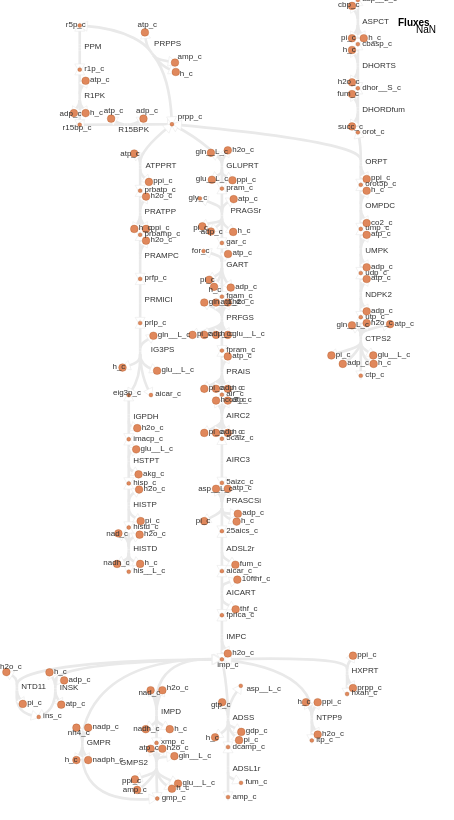

The specification (Vega-Lite) saved for this image:
### Vega specification from a JSON file in a GitHub repository (floating-point values rounded to 4 significant figures; data arrays with more than 128 entries replaced by an {"elided": "..."} marker saying what was removed)
{"$schema": "https://vega.github.io/schema/vega/v5.json", "width": 454.5, "height": 820, "padding": 0, "autosize": "none", "signals": [{"name": "mapMaxX", "value": 394.5}, {"name": "mapMaxY", "value": 800}, {"name": "legendWidth", "value": 40}, {"name": "legendPadding", "value": 20}, {"name": "signalHeight", "value": 20}, {"name": "signalPadding", "value": 0}, {"name": "metaboliteStrokeWidthData", "value": 0.2941}, {"name": "reactionStrokeWidthData", "value": 2.647}, {"name": "arrowHeadStrokeWidthData", "value": 0.147}, {"name": "metaboliteFill", "value": "#e0885c"}, {"name": "metaboliteStroke", "value": "#a34610"}, {"name": "metaboliteLightFill", "value": "#F0C4AE"}, {"name": "metaboliteLightStroke", "value": "#D1A388"}, {"name": "labelColor", "value": "#333333"}, {"name": "reverseArrowHeadStrokeColor", "value": "#E9E9E9"}, {"name": "reverseArrowHeadFillColor", "value": "#ffffff"}, {"name": "hiddenColor", "value": "#E9E9E9"}, {"name": "Metabolite_labels", "value": true, "bind": {"input": "checkbox"}}, {"name": "Reaction_labels", "value": true, "bind": {"input": "checkbox"}}, {"name": "mapMaxWidth", "update": "width - legendWidth - legendPadding"}, {"name": "mapMaxHeight", "update": "height - signalHeight - signalPadding"}, {"name": "mapSize", "update": "mapMaxX / mapMaxWidth >  mapMaxY / mapMaxHeight ? [mapMaxWidth, mapMaxWidth / mapMaxX * mapMaxY] : [mapMaxHeight / mapMaxY * mapMaxX, mapMaxHeight]"}, {"name": "mapWidth", "update": "mapSize[0]"}, {"name": "mapHeight", "update": "mapSize[1]"}, {"name": "mapX", "update": "(mapMaxWidth - mapWidth)/2"}, {"name": "mapY", "update": "(mapMaxHeight - mapHeight)/2"}, {"name": "xrange", "update": "[mapX, mapWidth + mapX]"}, {"name": "yrange", "update": "[mapY, mapHeight + mapY]"}, {"name": "down", "value": null, "on": [{"events": "touchend", "update": "null"}, {"events": "mousedown, touchstart", "update": "xy()"}]}, {"name": "xcur", "value": null, "on": [{"events": "mousedown, touchstart, touchend", "update": "slice(xdom)"}]}, {"name": "ycur", "value": null, "on": [{"events": "mousedown, touchstart, touchend", "update": "slice(ydom)"}]}, {"name": "delta", "value": [0, 0], "on": [{"events": [{"source": "window", "type": "mousemove", "consume": true, "between": [{"type": "mousedown"}, {"source": "window", "type": "mouseup"}]}, {"type": "touchmove", "consume": true, "filter": "event.touches.length === 1"}], "update": "down ? [down[0]-x(), down[1]-y()] : [0,0]"}]}, {"name": "anchor", "value": [0, 0], "on": [{"events": "wheel", "update": "[invert('positionXScale', x()), invert('positionYScale', y())]"}, {"events": {"type": "touchstart", "filter": "event.touches.length===2"}, "update": "[(xdom[0] + xdom[1]) / 2, (ydom[0] + ydom[1]) / 2]"}]}, {"name": "zoom", "value": 1, "on": [{"events": "wheel!", "force": true, "update": "pow(1.001, event.deltaY * pow(16, event.deltaMode))"}, {"events": {"signal": "dist2"}, "force": true, "update": "dist1 / dist2"}]}, {"name": "dist1", "value": 0, "on": [{"events": {"type": "touchstart", "filter": "event.touches.length===2"}, "update": "pinchDistance(event)"}, {"events": {"signal": "dist2"}, "update": "dist2"}]}, {"name": "dist2", "value": 0, "on": [{"events": {"type": "touchmove", "consume": true, "filter": "event.touches.length===2"}, "update": "pinchDistance(event)"}]}, {"name": "xdom", "update": "slice([0, mapMaxX])", "on": [{"events": {"signal": "delta"}, "update": "[xcur[0] + span(xcur) * delta[0] / mapWidth, xcur[1] + span(xcur) * delta[0] / mapWidth]"}, {"events": {"signal": "zoom"}, "update": "[anchor[0] + (xdom[0] - anchor[0]) * zoom, anchor[0] + (xdom[1] - anchor[0]) * zoom]"}]}, {"name": "ydom", "update": "slice([0, mapMaxY])", "on": [{"events": {"signal": "delta"}, "update": "[ycur[0] + span(ycur) * delta[1] / mapHeight, ycur[1] + span(ycur) * delta[1] / mapHeight]"}, {"events": {"signal": "zoom"}, "update": "[anchor[1] + (ydom[0] - anchor[1]) * zoom, anchor[1] + (ydom[1] - anchor[1]) * zoom]"}]}, {"name": "currentZoom", "update": "(xrange[1] - xrange[0]) / (xdom[1] - xdom[0])"}, {"name": "hover", "value": null, "on": [{"events": "*:mouseover", "update": "item().datum"}, {"events": "*:mouseout", "update": "null"}]}], "data": [{"name": "metabolites", "values": {"elided": "158 records"}}, {"name": "reactionSegmentCoordinates", "values": {"elided": "283 records"}}, {"name": "reactionArrowHeadCoordinates", "values": {"elided": "201 records"}}, {"name": "reactionLabels", "values": [{"id": "2076054", "biggId": "PPM", "x": 84.16, "y": 49.05, "reactionIds": [], "metaboliteIds": ["2076602", "2076598"], "relatedMetaboliteIds": []}, {"id": "2076055", "biggId": "R1PK", "x": 84.16, "y": 98.42, "reactionIds": [], "metaboliteIds": ["2076608", "2076607", "2076609", "2076598", "2076606"], "relatedMetaboliteIds": []}, {"id": "2076056", "biggId": "R15BPK", "x": 118.4, "y": 131.5, "reactionIds": [], "metaboliteIds": ["2076606", "2076615", "2076614", "2076613"], "relatedMetaboliteIds": []}, {"id": "2076057", "biggId": "PRPPS", "x": 154.0, "y": 46.19, "reactionIds": [], "metaboliteIds": ["2076619", "2076620", "2076622", "2076614", "2076602"], "relatedMetaboliteIds": []}, {"id": "2076058", "biggId": "ATPPRT", "x": 145.6, "y": 167.8, "reactionIds": [], "metaboliteIds": ["2076626", "2076628", "2076614", "2076627"], "relatedMetaboliteIds": []}, {"id": "2076059", "biggId": "PRATPP", "x": 144.6, "y": 214.2, "reactionIds": [], "metaboliteIds": ["2076635", "2076632", "2076628", "2076634", "2076633"], "relatedMetaboliteIds": []}, {"id": "2076060", "biggId": "PRAMPC", "x": 144.6, "y": 258.3, "reactionIds": [], "metaboliteIds": ["2076640", "2076633", "2076639"], "relatedMetaboliteIds": []}, {"id": "2076061", "biggId": "PRMICI", "x": 144.6, "y": 302.5, "reactionIds": [], "metaboliteIds": ["2076639", "2076644"], "relatedMetaboliteIds": []}, {"id": "2076062", "biggId": "IG3PS", "x": 150.9, "y": 351.8, "reactionIds": [], "metaboliteIds": ["2076650", "2076651", "2076644", "2076648", "2076652", "2076649"], "relatedMetaboliteIds": []}, {"id": "2076063", "biggId": "IGPDH", "x": 133.2, "y": 418.7, "reactionIds": [], "metaboliteIds": ["2076650", "2076657", "2076656"], "relatedMetaboliteIds": []}, {"id": "2076064", "biggId": "HSTPT", "x": 133.2, "y": 462.8, "reactionIds": [], "metaboliteIds": ["2076662", "2076661", "2076657", "2076663"], "relatedMetaboliteIds": []}, {"id": "2076065", "biggId": "HISTP", "x": 133.2, "y": 506.9, "reactionIds": [], "metaboliteIds": ["2076668", "2076661", "2076669", "2076667"], "relatedMetaboliteIds": []}, {"id": "2076066", "biggId": "HISTD", "x": 133.2, "y": 551.0, "reactionIds": [], "metaboliteIds": ["2076667", "2076674", "2076677", "2076673", "2076675", "2076676"], "relatedMetaboliteIds": []}, {"id": "2076067", "biggId": "GLUPRT", "x": 226.3, "y": 168.0, "reactionIds": [], "metaboliteIds": ["2076681", "2076683", "2076614", "2076685", "2076682", "2076684"], "relatedMetaboliteIds": []}, {"id": "2076068", "biggId": "PRAGSr", "x": 230.5, "y": 212.6, "reactionIds": [], "metaboliteIds": ["2076681", "2076692", "2076691", "2076689", "2076694", "2076690", "2076693"], "relatedMetaboliteIds": []}, {"id": "2076071", "biggId": "GART", "x": 226.3, "y": 266.5, "reactionIds": [], "metaboliteIds": ["2076715", "2076716", "2076692", "2076712", "2076714", "2076717", "2076713"], "relatedMetaboliteIds": []}, {"id": "2076072", "biggId": "PRFGS", "x": 226.3, "y": 320.2, "reactionIds": [], "metaboliteIds": ["2076721", "2076722", "2076727", "2076723", "2076726", "2076728", "2076714", "2076724", "2076725"], "relatedMetaboliteIds": []}, {"id": "2076073", "biggId": "PRAIS", "x": 226.3, "y": 374.1, "reactionIds": [], "metaboliteIds": ["2076732", "2076736", "2076733", "2076726", "2076735", "2076734"], "relatedMetaboliteIds": []}, {"id": "2076074", "biggId": "AIRC2", "x": 226.3, "y": 418.2, "reactionIds": [], "metaboliteIds": ["2076742", "2076733", "2076744", "2076745", "2076741", "2076740", "2076743"], "relatedMetaboliteIds": []}, {"id": "2076075", "biggId": "AIRC3", "x": 226.3, "y": 462.3, "reactionIds": [], "metaboliteIds": ["2076740", "2076749"], "relatedMetaboliteIds": []}, {"id": "2076076", "biggId": "PRASCSi", "x": 226.3, "y": 503.2, "reactionIds": [], "metaboliteIds": ["2076754", "2076755", "2076753", "2076757", "2076758", "2076756", "2076749"], "relatedMetaboliteIds": []}, {"id": "2076077", "biggId": "ADSL2r", "x": 226.3, "y": 550.5, "reactionIds": [], "metaboliteIds": ["2076755", "2076762", "2076763"], "relatedMetaboliteIds": []}, {"id": "2076078", "biggId": "AICART", "x": 226.3, "y": 594.7, "reactionIds": [], "metaboliteIds": ["2076767", "2076762", "2076769", "2076768"], "relatedMetaboliteIds": []}, {"id": "2076079", "biggId": "IMPC", "x": 226.3, "y": 638.8, "reactionIds": [], "metaboliteIds": ["2076767", "2076773", "2076774"], "relatedMetaboliteIds": []}, {"id": "2076080", "biggId": "ADSS", "x": 232.4, "y": 719.9, "reactionIds": [], "metaboliteIds": ["2076781", "2076774", "2076780", "2076783", "2076778", "2076782", "2076779"], "relatedMetaboliteIds": []}, {"id": "2076081", "biggId": "IMPD", "x": 160.9, "y": 714.5, "reactionIds": [], "metaboliteIds": ["2076790", "2076774", "2076791", "2076788", "2076789", "2076787"], "relatedMetaboliteIds": []}, {"id": "2076082", "biggId": "INSK", "x": 59.76, "y": 690.0, "reactionIds": [], "metaboliteIds": ["2076796", "2076797", "2076825", "2076774", "2076798"], "relatedMetaboliteIds": []}, {"id": "2076083", "biggId": "NTPP9", "x": 316.2, "y": 719.9, "reactionIds": [], "metaboliteIds": ["2076774", "2076802", "2076804", "2076803", "2076805"], "relatedMetaboliteIds": []}, {"id": "2076084", "biggId": "GMPR", "x": 86.71, "y": 745.3, "reactionIds": [], "metaboliteIds": ["2076812", "2076774", "2076813", "2076810", "2076809", "2076835"], "relatedMetaboliteIds": []}, {"id": "2076085", "biggId": "HXPRT", "x": 351.5, "y": 673.3, "reactionIds": [], "metaboliteIds": ["2076818", "2076817", "2076819", "2076774"], "relatedMetaboliteIds": []}, {"id": "2076086", "biggId": "NTD11", "x": 21.31, "y": 689.3, "reactionIds": [], "metaboliteIds": ["2076825", "2076824", "2076823", "2076774"], "relatedMetaboliteIds": []}, {"id": "2076087", "biggId": "ADSL1r", "x": 232.4, "y": 770.6, "reactionIds": [], "metaboliteIds": ["2076783", "2076829", "2076830"], "relatedMetaboliteIds": []}, {"id": "2076088", "biggId": "GMPS2", "x": 120.0, "y": 765.5, "reactionIds": [], "metaboliteIds": ["2076834", "2076837", "2076836", "2076841", "2076840", "2076838", "2076835", "2076839", "2076787"], "relatedMetaboliteIds": []}, {"id": "2076090", "biggId": "ORPT", "x": 365.2, "y": 164.3, "reactionIds": [], "metaboliteIds": ["2076614", "2076854", "2076853", "2076852"], "relatedMetaboliteIds": []}, {"id": "2076091", "biggId": "DHORDfum", "x": 362.3, "y": 111.8, "reactionIds": [], "metaboliteIds": ["2076860", "2076858", "2076853", "2076859"], "relatedMetaboliteIds": []}, {"id": "2076092", "biggId": "DHORTS", "x": 362.3, "y": 67.64, "reactionIds": [], "metaboliteIds": ["2076860", "2076866", "2076865", "2076864"], "relatedMetaboliteIds": []}, {"id": "2076093", "biggId": "ASPCT", "x": 362.3, "y": 23.53, "reactionIds": [], "metaboliteIds": ["2076872", "2076870", "2076871", "2076864", "2076873"], "relatedMetaboliteIds": []}, {"id": "2076094", "biggId": "OMPDC", "x": 365.2, "y": 208.4, "reactionIds": [], "metaboliteIds": ["2076854", "2076877", "2076879", "2076878"], "relatedMetaboliteIds": []}, {"id": "2076095", "biggId": "UMPK", "x": 365.2, "y": 252.5, "reactionIds": [], "metaboliteIds": ["2076885", "2076877", "2076883", "2076884"], "relatedMetaboliteIds": []}, {"id": "2076096", "biggId": "NDPK2", "x": 365.2, "y": 296.6, "reactionIds": [], "metaboliteIds": ["2076889", "2076883", "2076890", "2076891"], "relatedMetaboliteIds": []}, {"id": "2076097", "biggId": "CTPS2", "x": 365.2, "y": 340.7, "reactionIds": [], "metaboliteIds": ["2076900", "2076902", "2076899", "2076901", "2076897", "2076895", "2076889", "2076898", "2076896"], "relatedMetaboliteIds": []}]}, {"sedmlUri": ["simulation.sedml", "reaction_fluxes"], "name": "reactionFluxes"}, {"name": "metabolitesScaled", "source": "metabolites", "transform": [{"type": "formula", "expr": "datum.biggId + ': ' + datum.name", "as": "idName"}, {"type": "formula", "expr": "scale('positionXScale', datum.x)", "as": "xScaled"}, {"type": "formula", "expr": "scale('positionYScale', datum.y)", "as": "yScaled"}, {"type": "formula", "expr": "datum.size * currentZoom", "as": "sizeScaled"}, {"type": "formula", "expr": "metaboliteStrokeWidthData * currentZoom", "as": "strokeWidthScaled"}, {"type": "formula", "expr": "hover ? (hover.id == datum.id ? metaboliteFill : (indexof(hover.metaboliteIds, datum.id) >= 0 ? metaboliteFill : (indexof(hover.relatedMetaboliteIds, datum.id) >= 0 ? metaboliteLightFill : hiddenColor))) : metaboliteFill", "as": "fill"}, {"type": "formula", "expr": "hover ? (hover.id == datum.id ? metaboliteStroke : (indexof(hover.metaboliteIds, datum.id) >= 0 ? metaboliteStroke : (indexof(hover.relatedMetaboliteIds, datum.id) >= 0 ? metaboliteLightStroke : hiddenColor))) : metaboliteStroke", "as": "stroke"}]}, {"name": "metaboliteLabelsVisibleScaled", "source": "metabolites", "transform": [{"type": "filter", "expr": "Metabolite_labels"}, {"type": "formula", "expr": "scale('positionXScale', datum.labelX)", "as": "labelXScaled"}, {"type": "formula", "expr": "scale('positionYScale', datum.labelY)", "as": "labelYScaled"}, {"type": "formula", "expr": "8 * currentZoom", "as": "fontSizeScaled"}, {"type": "formula", "expr": "hover ? (hover.id == datum.id ? labelColor : (indexof(hover.metaboliteIds, datum.id) >= 0 ? labelColor : (indexof(hover.relatedMetaboliteIds, datum.id) >= 0 ? labelColor : hiddenColor))) : labelColor", "as": "fill"}]}, {"name": "reactionAbsFluxes", "source": "reactionFluxes", "transform": [{"type": "formula", "expr": "datum.values[0]", "as": "flux"}, {"type": "formula", "expr": "abs(datum.flux)", "as": "absFlux"}]}, {"name": "reactionSegmentPathsAndFluxesScaled", "source": "reactionSegmentCoordinates", "transform": [{"type": "lookup", "from": "reactionAbsFluxes", "key": "label", "fields": ["biggId"], "values": ["flux", "absFlux"], "as": ["flux", "absFlux"]}, {"type": "formula", "expr": "datum.biggId + ': ' + datum.name + ' (' + (datum.flux == 0 ? '0' : format(datum.flux / floor(log(datum.absFlux)/LN10), '.3') + ' x 10^' + toString(floor(log(datum.absFlux)/LN10))) + ')'", "as": "idNameFlux"}, {"type": "formula", "expr": "[datum.id]", "as": "reactionIds"}, {"type": "formula", "expr": "scale('positionXScale', datum.x0)", "as": "x0Scaled"}, {"type": "formula", "expr": "scale('positionYScale', datum.y0)", "as": "y0Scaled"}, {"type": "formula", "expr": "scale('positionXScale', datum.x1)", "as": "x1Scaled"}, {"type": "formula", "expr": "scale('positionYScale', datum.y1)", "as": "y1Scaled"}, {"type": "formula", "expr": "scale('positionXScale', datum.x2)", "as": "x2Scaled"}, {"type": "formula", "expr": "scale('positionYScale', datum.y2)", "as": "y2Scaled"}, {"type": "formula", "expr": "scale('positionXScale', datum.x3)", "as": "x3Scaled"}, {"type": "formula", "expr": "scale('positionYScale', datum.y3)", "as": "y3Scaled"}, {"type": "formula", "expr": "datum.type === 'line' ? ('M' + toString(datum.x0Scaled) + ',' + toString(datum.y0Scaled) + 'L' + toString(datum.x1Scaled) + ',' + toString(datum.y1Scaled)) : ('M' + toString(datum.x0Scaled) + ',' + toString(datum.y0Scaled) + 'C' + toString(datum.x1Scaled) + ',' + toString(datum.y1Scaled) + ' ' + toString(datum.x2Scaled) + ',' + toString(datum.y2Scaled) + ' ' + toString(datum.x3Scaled) + ',' + toString(datum.y3Scaled))", "as": "path"}, {"type": "formula", "expr": "reactionStrokeWidthData * currentZoom", "as": "strokeWidthScaled"}, {"type": "formula", "expr": "hover ? (hover.biggId == datum.biggId || indexof(hover.reactionIds, datum.id) >= 0 ? (datum.absFlux != null ? scale('reactionFluxColorScale', datum.absFlux) : hiddenColor) : hiddenColor) : (datum.absFlux != null ? scale('reactionFluxColorScale', datum.absFlux) : hiddenColor)", "as": "stroke"}]}, {"name": "reactionArrowHeadsAndFluxesScaled", "source": "reactionArrowHeadCoordinates", "transform": [{"type": "lookup", "from": "reactionAbsFluxes", "key": "biggId", "fields": ["biggId"], "values": ["flux", "absFlux"], "as": ["flux", "absFlux"]}, {"type": "formula", "expr": "datum.biggId + ': ' + datum.name + ' (' + (datum.flux == 0 ? '0' : format(datum.flux / floor(log(datum.absFlux)/LN10), '.3') + ' x 10^' + toString(floor(log(datum.absFlux)/LN10))) + ')'", "as": "idNameFlux"}, {"type": "formula", "expr": "[datum.id]", "as": "reactionIds"}, {"type": "formula", "expr": "scale('positionXScale', datum.x)", "as": "xScaled"}, {"type": "formula", "expr": "scale('positionYScale', datum.y)", "as": "yScaled"}, {"type": "formula", "expr": "100 * currentZoom", "as": "sizeScaled"}, {"type": "formula", "expr": "hover ? (hover.biggId == datum.biggId || indexof(hover.reactionIds, datum.id) >= 0 ? (((datum.start && datum.flux > 0) || (!datum.start && datum.flux < 0)) ? (datum.absFlux != null ? scale('reactionFluxColorScale', datum.absFlux) : hiddenColor) : reverseArrowHeadFillColor) : hiddenColor) : (((datum.start && datum.flux > 0) || (!datum.start && datum.flux < 0)) ? (datum.absFlux != null ? scale('reactionFluxColorScale', datum.absFlux) : hiddenColor) : reverseArrowHeadFillColor)", "as": "fill"}, {"type": "formula", "expr": "hover ? (hover.biggId == datum.biggId || indexof(hover.reactionIds, datum.id) >= 0 ? (((datum.start && datum.flux > 0) || (!datum.start && datum.flux < 0)) ? null : reverseArrowHeadStrokeColor) : reverseArrowHeadStrokeColor) : (((datum.start && datum.flux > 0) || (!datum.start && datum.flux < 0)) ? null : reverseArrowHeadStrokeColor)", "as": "stroke"}, {"type": "formula", "expr": "arrowHeadStrokeWidthData * 4 * currentZoom", "as": "strokeWidthScaled"}]}, {"name": "reactionLabelsVisibleScaled", "source": "reactionLabels", "transform": [{"type": "filter", "expr": "Reaction_labels"}, {"type": "formula", "expr": "scale('positionXScale', datum.x)", "as": "xScaled"}, {"type": "formula", "expr": "scale('positionYScale', datum.y)", "as": "yScaled"}, {"type": "formula", "expr": "8 * currentZoom", "as": "fontSizeScaled"}, {"type": "formula", "expr": "hover ? (hover.biggId == datum.biggId || indexof(hover.reactionIds, datum.id) >= 0 ? labelColor : hiddenColor) : labelColor", "as": "fill"}]}], "scales": [{"name": "positionXScale", "type": "linear", "domain": {"signal": "xdom"}, "range": {"signal": "xrange"}, "zero": false}, {"name": "positionYScale", "type": "linear", "domain": {"signal": "ydom"}, "range": {"signal": "yrange"}, "zero": false}, {"name": "reactionFluxColorScale", "type": "quantize", "domain": {"data": "reactionAbsFluxes", "field": "absFlux"}, "range": {"scheme": "viridis", "count": 100}}], "marks": [{"name": "Reactions", "type": "path", "from": {"data": "reactionSegmentPathsAndFluxesScaled"}, "encode": {"enter": {"tooltip": {"field": "idNameFlux"}}, "update": {"path": {"field": "path"}, "stroke": {"field": "stroke"}, "strokeWidth": {"field": "strokeWidthScaled"}}}}, {"name": "ReactionsArrowHeads", "type": "symbol", "from": {"data": "reactionArrowHeadsAndFluxesScaled"}, "encode": {"enter": {"shape": {"value": "triangle"}, "angle": {"field": "angle"}, "tooltip": {"field": "idNameFlux"}}, "update": {"x": {"field": "xScaled"}, "y": {"field": "yScaled"}, "size": {"field": "sizeScaled"}, "fill": {"field": "fill"}, "stroke": {"field": "stroke"}, "strokeWidth": {"field": "strokeWidthScaled"}}}}, {"name": "Metabolites", "type": "symbol", "from": {"data": "metabolitesScaled"}, "interactive": true, "encode": {"enter": {"shape": {"value": "circle"}, "tooltip": {"field": "idName"}}, "update": {"xc": {"field": "xScaled"}, "yc": {"field": "yScaled"}, "size": {"field": "sizeScaled"}, "fill": {"field": "fill"}, "stroke": {"field": "stroke"}, "strokeWidth": {"field": "strokeWidthScaled"}}}}, {"name": "Metabolites labels", "type": "text", "from": {"data": "metaboliteLabelsVisibleScaled"}, "encode": {"enter": {"text": {"field": "biggId"}, "align": {"value": "left"}}, "update": {"x": {"field": "labelXScaled"}, "y": {"field": "labelYScaled"}, "fontSize": {"field": "fontSizeScaled"}, "fill": {"field": "fill"}}}}, {"name": "Reaction labels", "type": "text", "from": {"data": "reactionLabelsVisibleScaled"}, "encode": {"enter": {"text": {"field": "biggId"}, "align": {"value": "left"}}, "update": {"x": {"field": "xScaled"}, "y": {"field": "yScaled"}, "fontSize": {"field": "fontSizeScaled"}, "fill": {"field": "fill"}}}}], "legends": [{"fill": "reactionFluxColorScale", "type": "gradient", "title": "Fluxes", "titleFontSize": 10, "titlePadding": 2, "titleAlign": "left", "orient": "top-right", "direction": "vertical"}]}
